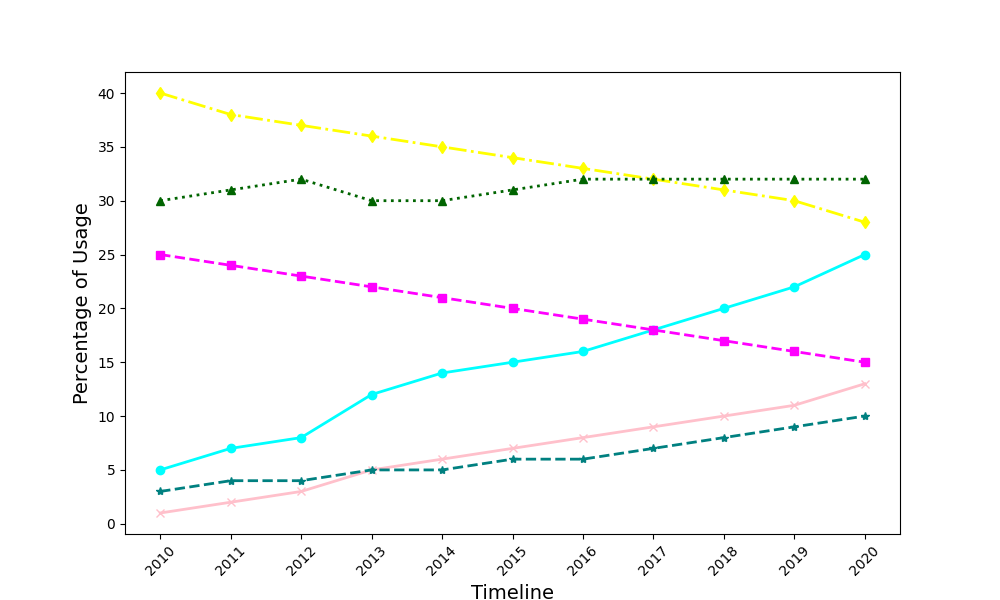

Write Python code to recreate this figure.
import matplotlib.pyplot as plt
import numpy as np

years = np.arange(2010, 2021)

biking = np.array([5, 7, 8, 12, 14, 15, 16, 18, 20, 22, 25])
walking = np.array([25, 24, 23, 22, 21, 20, 19, 18, 17, 16, 15])
public_transport = np.array([40, 38, 37, 36, 35, 34, 33, 32, 31, 30, 28])
personal_cars = np.array([30, 31, 32, 30, 30, 31, 32, 32, 32, 32, 32])
scooters = np.array([1, 2, 3, 5, 6, 7, 8, 9, 10, 11, 13])
carpool = np.array([3, 4, 4, 5, 5, 6, 6, 7, 8, 9, 10])

fig, ax = plt.subplots(figsize=(10, 6))

# Changed colors
ax.plot(years, biking, color='cyan', marker='o', linestyle='-', linewidth=2, markersize=6)
ax.plot(years, walking, color='magenta', marker='s', linestyle='--', linewidth=2, markersize=6)
ax.plot(years, public_transport, color='yellow', marker='d', linestyle='-.', linewidth=2, markersize=6)
ax.plot(years, personal_cars, color='darkgreen', marker='^', linestyle=':', linewidth=2, markersize=6)
ax.plot(years, scooters, color='pink', marker='x', linestyle='-', linewidth=2, markersize=6)
ax.plot(years, carpool, color='teal', marker='*', linestyle='--', linewidth=2, markersize=6)

plt.xlabel("Timeline", fontsize=14)
plt.ylabel("Percentage of Usage", fontsize=14)

ax.set_xticks(years)
plt.xticks(rotation=45)

plt.show()
